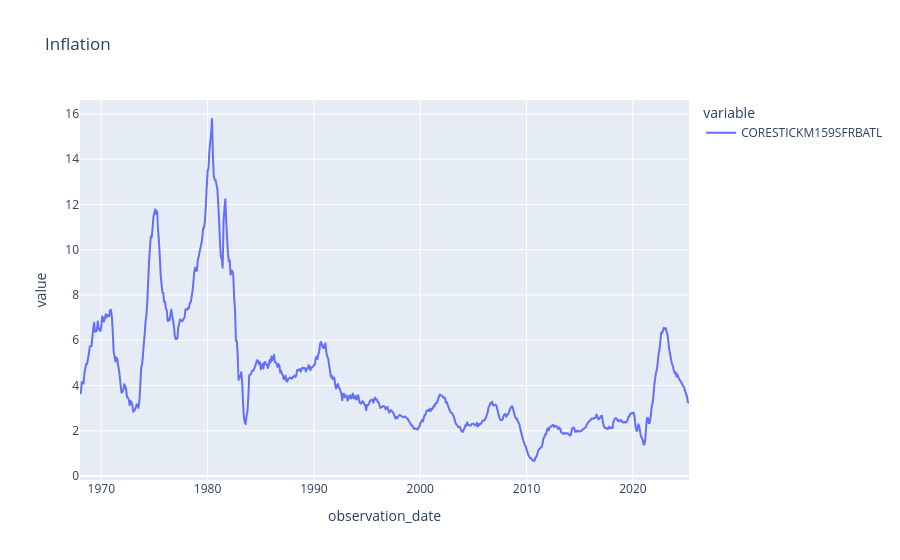

Here is the notebook cell this chart was saved with:
### Markdown cell above
### Change the title and size

### Code cell
s.plot(title='Inflation')

### Figure 1 — Plotly figure (JSON) as saved in the notebook; plotly's stock layout.template omitted (floating-point values rounded to 4 significant figures; data arrays with more than 128 entries replaced by an {"elided": "..."} marker saying what was removed)
{"data": [{"hovertemplate": "variable=CORESTICKM159SFRBATL<br>observation_date=%{x}<br>value=%{y}<extra></extra>", "legendgroup": "CORESTICKM159SFRBATL", "line": {"color": "#636efa", "dash": "solid"}, "marker": {"symbol": "circle"}, "mode": "lines", "name": "CORESTICKM159SFRBATL", "showlegend": true, "type": "scattergl", "x": {"elided": "1949 str values"}, "xaxis": "x", "y": {"elided": "1949 float values"}, "yaxis": "y"}], "layout": {"legend": {"title": {"text": "variable"}, "tracegroupgap": 0}, "title": {"text": "Inflation"}, "xaxis": {"anchor": "y", "domain": [0, 1], "title": {"text": "observation_date"}}, "yaxis": {"anchor": "x", "domain": [0, 1], "title": {"text": "value"}}}}
